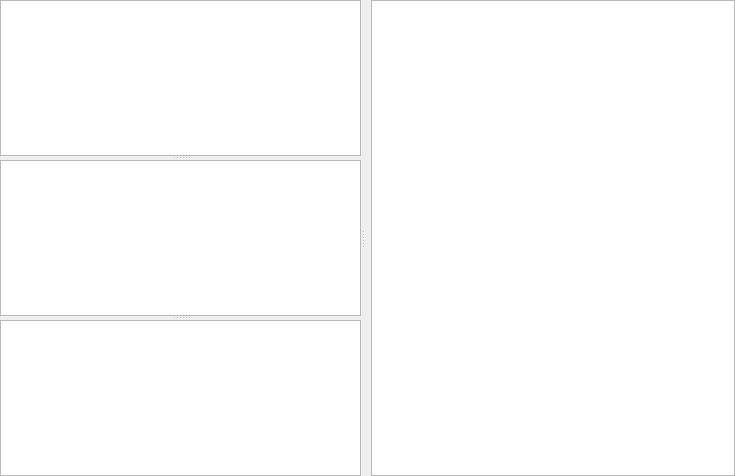
<?xml version="1.0" encoding="UTF-8"?>
<ui version="4.0">
 <class>IVAppWidget</class>
 <widget class="QWidget" name="IVAppWidget">
  <property name="geometry">
   <rect>
    <x>0</x>
    <y>0</y>
    <width>735</width>
    <height>476</height>
   </rect>
  </property>
  <property name="windowTitle">
   <string>Form</string>
  </property>
  <layout class="QGridLayout" name="gridLayout">
   <property name="leftMargin">
    <number>0</number>
   </property>
   <property name="topMargin">
    <number>0</number>
   </property>
   <property name="rightMargin">
    <number>0</number>
   </property>
   <property name="bottomMargin">
    <number>0</number>
   </property>
   <item row="0" column="0">
    <widget class="QSplitter" name="splitter">
     <property name="orientation">
      <enum>Qt::Horizontal</enum>
     </property>
     <widget class="QWidget" name="widget" native="true">
      <layout class="QGridLayout" name="gridLayout_2">
       <property name="leftMargin">
        <number>0</number>
       </property>
       <property name="topMargin">
        <number>0</number>
       </property>
       <property name="rightMargin">
        <number>0</number>
       </property>
       <property name="bottomMargin">
        <number>0</number>
       </property>
       <item row="0" column="0">
        <widget class="QSplitter" name="splitter_2">
         <property name="orientation">
          <enum>Qt::Vertical</enum>
         </property>
         <widget class="QTreeView" name="objectsView"/>
         <widget class="shared::ui::ObjectsTreeView" name="importView"/>
         <widget class="shared::ui::ObjectsTreeView" name="sharedView"/>
        </widget>
       </item>
      </layout>
     </widget>
     <widget class="QWidget" name="">
      <layout class="QHBoxLayout" name="horizontalLayout">
       <item>
        <widget class="shared::ActionsBar" name="toolBar" native="true"/>
       </item>
       <item>
        <widget class="ive::GraphicsView" name="graphicsView"/>
       </item>
      </layout>
     </widget>
    </widget>
   </item>
  </layout>
 </widget>
 <customwidgets>
  <customwidget>
   <class>shared::ui::ObjectsTreeView</class>
   <extends>QTreeView</extends>
   <header>interface/objectstreeview.h</header>
  </customwidget>
  <customwidget>
   <class>shared::ActionsBar</class>
   <extends>QWidget</extends>
   <header>actionsbar.h</header>
   <container>1</container>
  </customwidget>
  <customwidget>
   <class>ive::GraphicsView</class>
   <extends>QGraphicsView</extends>
   <header>itemeditor/graphicsview.h</header>
  </customwidget>
 </customwidgets>
 <resources/>
 <connections/>
</ui>
